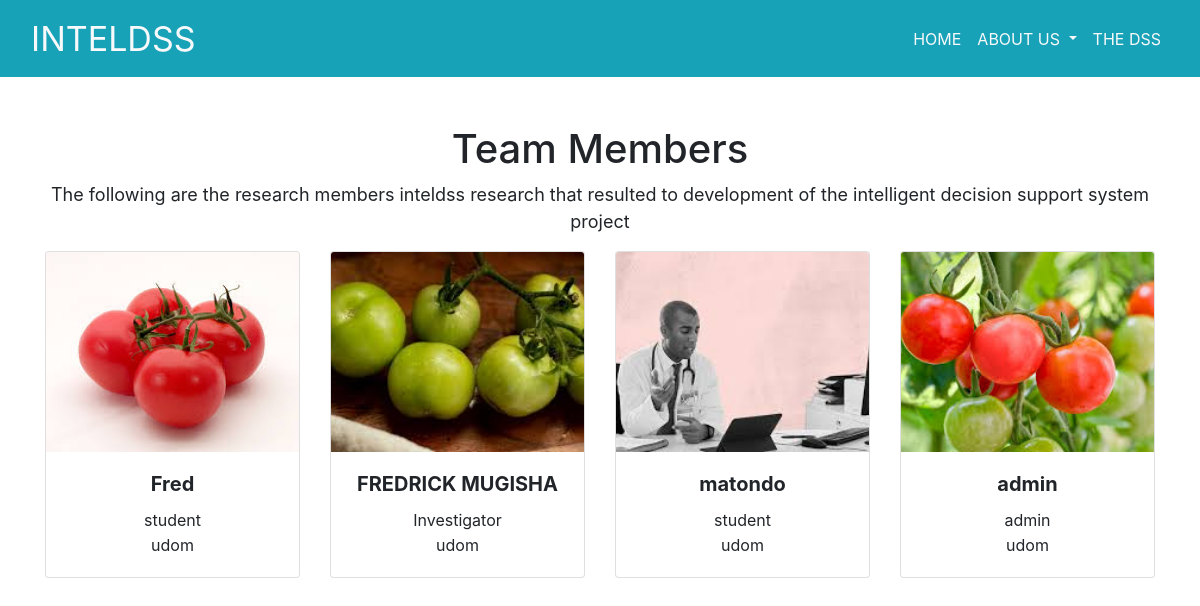
Before: /team/ with the older database file.
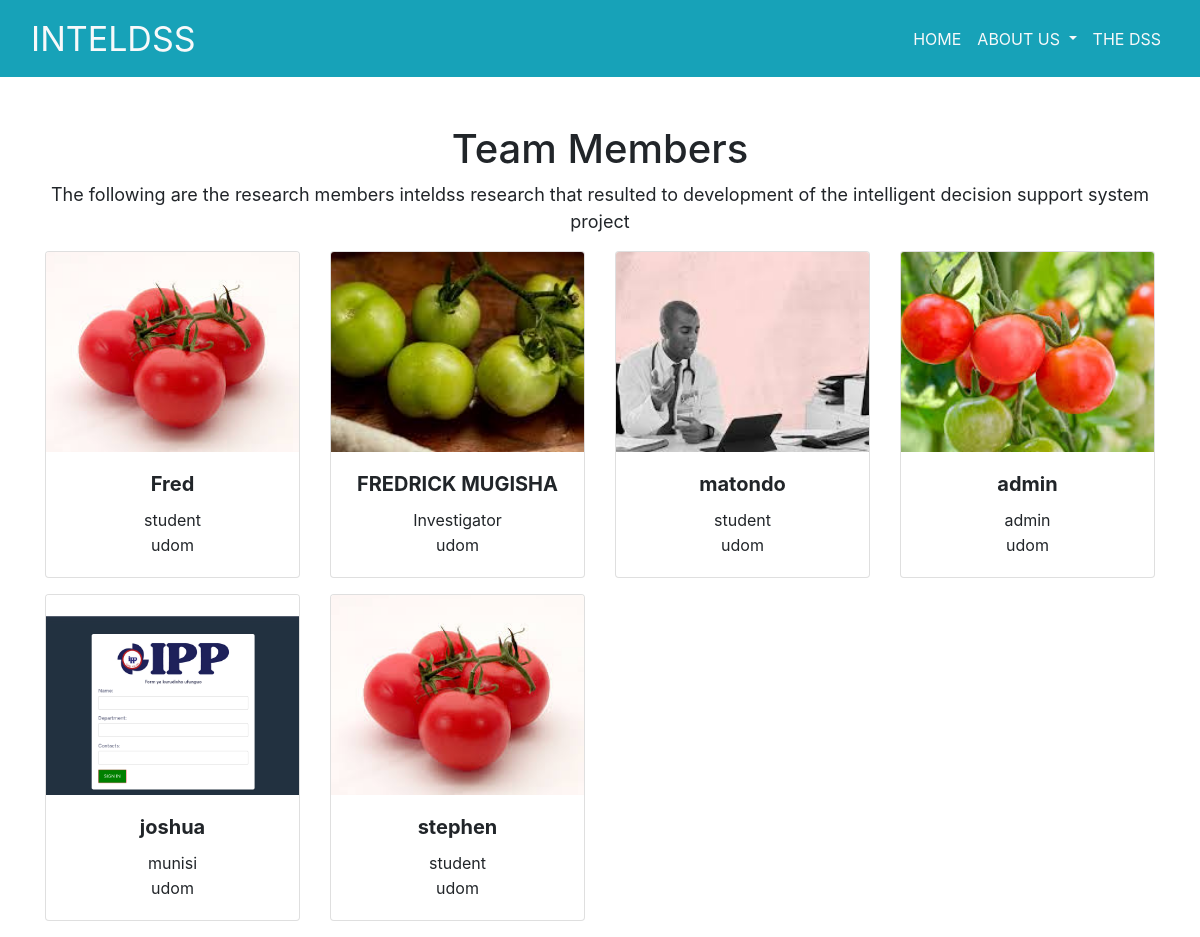
After: the same page with the newer database file.
### website/models.py (models this page shows)
class Team(models.Model):
    name = models.CharField(max_length=100)
    title = models.CharField(max_length=100)
    university = models.CharField(max_length=100)
    image = models.ImageField(upload_to='static/images')
    class Meta:
        verbose_name = "Team Members"
        verbose_name_plural = "Team Members"

### website/views.py (the view)
# urls.py: path('team/', views.team, name="team"),
def team(request):
    member = Team.objects.all()
    context = {'members':member}
    return render(request, 'team.html', context)

### website/templates/team.html
{% extends 'base.html' %}
{% load static %}
{% block content %}
<div class="container">
    <div class="row">
      <div class="col-md-12 text-center">
        <h1>Team Members</h1>
        <p style="font-size: 18px;">The following are the research members inteldss research that resulted
           to development of the intelligent decision support system project</p>
      </div>
    </div>
    <div class="row">
      {% for member in members %}
      <div class="col-md-3 mb-3">
        <div class="card">
          <img src="{{ member.image.url }}" class="card-img-top" alt="{{ member.name }}" style="height: 200px; object-fit: cover;">
          <div class="card-body text-center">
            <h5 class="card-title font-weight-bold">{{ member.name }}</h5>
            <p class="card-text" style="margin-bottom: 1px;">{{ member.title }}</p>
            <p class="card-text" >{{ member.university }}</p>
          </div>
        </div>
      </div>
      {% endfor %}
    </div>
</div>
{% endblock content %}

Changed rows visible on the page:
added Team: image (picture), name "joshua", title "munisi", university "udom"
added Team: image (picture), name "stephen", title "student", university "udom"
